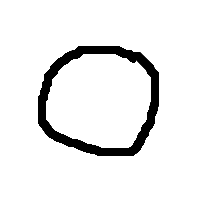
#> input picture datasets/0/0d16daf2-29bd-11ea-ab24-f566a9a6865b.jpg, 200 x 200 px; its folder holds only this picture in this run
$ python learn.py
#> lines starting #> are read from the running program, lines starting #| are printed output that depends on the picture
__author__ = 'Naumov-Web'

import os
import random
from PIL import Image
from sklearn import preprocessing
from sklearn.model_selection import train_test_split
import numpy as np
from keras.models import Sequential
from keras.layers import Dense, Conv2D, Flatten, Dropout
from keras.optimizers import SGD
import pickle

BASE_SIZE = 64
MAX_SIZE = 80
INIT_LR = 0.1
EPOCHS = 8
ANGLES = [-20, -15, -10, -5, 5, 10, 15, 20]
SCALES_X = [0.8, 0.85, 0.9, 0.95, 1, 1.05, 1.1, 1.15, 1.2]
SCALES_Y = [0.8, 0.85, 0.9, 0.95, 1.05, 1.1, 1.15, 1.2]

# [32 lines left out: functions get_model_1, get_model_2, get_model_3, not called in this run]

def transform_image(image):
    image_bin = image.resize((MAX_SIZE, MAX_SIZE))

    # 2. Выделяем значащую часть
    bbox = Image.eval(image_bin, lambda px: 255 - px).getbbox()
    if bbox == None:
        return None
    # Оригинальные длины сторон
    widthlen = bbox[2] - bbox[0]
    heightlen = bbox[3] - bbox[1]

    # Новые длины сторон
    if heightlen > widthlen:
        widthlen = int(BASE_SIZE * widthlen / heightlen)
        heightlen = BASE_SIZE
    else:
        heightlen = int(BASE_SIZE * widthlen / heightlen)
        widthlen = BASE_SIZE

    # 3. Преобразуем значащую часть в картинку 30 * 30
    # Стартовая точка рисования
    hstart = int((MAX_SIZE - heightlen) / 2)
    wstart = int((MAX_SIZE - widthlen) / 2)
    # Отмасштабированная картинка
    image_temp = image_bin.crop(bbox).resize((widthlen, heightlen), Image.NEAREST)

    # 4. Размещаем значащую часть в центре картинки 40 * 40
    # Перенос на белый фон с центрированием
    new_img = Image.new('L', (MAX_SIZE, MAX_SIZE), 255)
    new_img.paste(image_temp, (wstart, hstart))

    return new_img

def process_image(file_path):
    # 1. Считываем файл
    image_bin = Image.open(file_path)
    new_img = transform_image(image_bin)

    imgdata = list(new_img.getdata())
    img_array = np.array([(255.0 - x) / 255.0 for x in imgdata])
    return img_array

# [39 lines left out: function augment, not called in this run]

print("[INFO] Загрузка изображений...")
data = []
labels = []
all_files = []

datasets_directory = os.path.dirname(os.path.realpath(__file__)) + '/../datasets'
directories = os.listdir(datasets_directory)

for directory in directories:
    current_dir = datasets_directory + '/' + directory
    files = os.listdir(current_dir)

    for file in files:
        all_files.append(current_dir + '/' + file)

random.seed(1000)
random.shuffle(all_files)

for file_path in all_files:
    # 40 * 40 * 3 = 4800
    image = process_image(file_path)
#> in process_image, image_bin is the input picture: PIL image 200x200 RGBA; mean R, G, B, A 235.2, 235.2, 235.2, 255
#> in transform_image, `image_bin = image.resize((MAX_SIZE, MAX_SIZE))`:
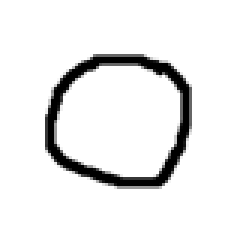
#> image_bin: PIL image 80x80 RGBA (shown 3 times larger); mean R, G, B, A 235.2, 235.2, 235.2, 255
#> in transform_image, `bbox = Image.eval(image_bin, lambda px: 255 - px).getbbox()`: bbox = None
#> (the run stopped early here; a loop or call above may not have finished)
